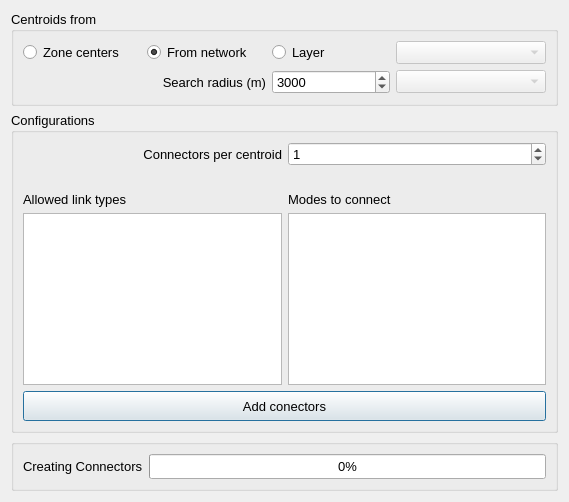
<?xml version="1.0" encoding="UTF-8"?>
<ui version="4.0">
 <class>ui_transponet_construction</class>
 <widget class="QDialog" name="ui_transponet_construction">
  <property name="geometry">
   <rect>
    <x>0</x>
    <y>0</y>
    <width>569</width>
    <height>502</height>
   </rect>
  </property>
  <property name="font">
   <font>
    <pointsize>10</pointsize>
   </font>
  </property>
  <property name="windowTitle">
   <string>AequilibraE - Add zoning layer to project</string>
  </property>
  <layout class="QGridLayout" name="gridLayout_3">
   <item row="0" column="0">
    <widget class="QGroupBox" name="input_box0">
     <property name="title">
      <string>Centroids from</string>
     </property>
     <layout class="QGridLayout" name="gridLayout_4">
      <item row="1" column="4">
       <widget class="QgsFieldComboBox" name="field_box">
        <property name="enabled">
         <bool>false</bool>
        </property>
        <property name="minimumSize">
         <size>
          <width>150</width>
          <height>0</height>
         </size>
        </property>
       </widget>
      </item>
      <item row="0" column="4">
       <widget class="QgsMapLayerComboBox" name="layer_box">
        <property name="enabled">
         <bool>false</bool>
        </property>
        <property name="minimumSize">
         <size>
          <width>150</width>
          <height>0</height>
         </size>
        </property>
       </widget>
      </item>
      <item row="0" column="1">
       <widget class="QRadioButton" name="rdo_network">
        <property name="text">
         <string>From network</string>
        </property>
        <property name="checked">
         <bool>true</bool>
        </property>
       </widget>
      </item>
      <item row="0" column="0">
       <widget class="QRadioButton" name="rdo_zone">
        <property name="text">
         <string>Zone centers</string>
        </property>
       </widget>
      </item>
      <item row="0" column="2">
       <widget class="QRadioButton" name="rdo_layer">
        <property name="text">
         <string>Layer</string>
        </property>
       </widget>
      </item>
      <item row="1" column="2">
       <widget class="QSpinBox" name="sb_radius">
        <property name="minimumSize">
         <size>
          <width>0</width>
          <height>0</height>
         </size>
        </property>
        <property name="maximum">
         <number>1000000</number>
        </property>
        <property name="value">
         <number>3000</number>
        </property>
       </widget>
      </item>
      <item row="1" column="1">
       <widget class="QLabel" name="label_4">
        <property name="layoutDirection">
         <enum>Qt::LeftToRight</enum>
        </property>
        <property name="text">
         <string>Search radius (m)</string>
        </property>
        <property name="alignment">
         <set>Qt::AlignRight|Qt::AlignTrailing|Qt::AlignVCenter</set>
        </property>
       </widget>
      </item>
     </layout>
    </widget>
   </item>
   <item row="1" column="0">
    <widget class="QGroupBox" name="input_box1">
     <property name="title">
      <string>Configurations</string>
     </property>
     <layout class="QGridLayout" name="gridLayout">
      <item row="3" column="0">
       <widget class="QLabel" name="label_2">
        <property name="text">
         <string>Allowed link types</string>
        </property>
       </widget>
      </item>
      <item row="3" column="1">
       <widget class="QLabel" name="label_3">
        <property name="text">
         <string>Modes to connect</string>
        </property>
       </widget>
      </item>
      <item row="4" column="0">
       <widget class="QListWidget" name="lst_link_types">
        <property name="sortingEnabled">
         <bool>true</bool>
        </property>
       </widget>
      </item>
      <item row="4" column="1">
       <widget class="QListWidget" name="lst_modes">
        <property name="sortingEnabled">
         <bool>true</bool>
        </property>
       </widget>
      </item>
      <item row="8" column="0" colspan="2">
       <widget class="QPushButton" name="but_process">
        <property name="minimumSize">
         <size>
          <width>0</width>
          <height>30</height>
         </size>
        </property>
        <property name="font">
         <font>
          <pointsize>10</pointsize>
         </font>
        </property>
        <property name="text">
         <string>Add conectors</string>
        </property>
       </widget>
      </item>
      <item row="2" column="0">
       <spacer name="verticalSpacer">
        <property name="orientation">
         <enum>Qt::Vertical</enum>
        </property>
        <property name="sizeType">
         <enum>QSizePolicy::Fixed</enum>
        </property>
        <property name="sizeHint" stdset="0">
         <size>
          <width>20</width>
          <height>20</height>
         </size>
        </property>
       </spacer>
      </item>
      <item row="0" column="1">
       <widget class="QSpinBox" name="connectors">
        <property name="minimumSize">
         <size>
          <width>0</width>
          <height>0</height>
         </size>
        </property>
        <property name="value">
         <number>1</number>
        </property>
       </widget>
      </item>
      <item row="0" column="0">
       <widget class="QLabel" name="label">
        <property name="layoutDirection">
         <enum>Qt::LeftToRight</enum>
        </property>
        <property name="text">
         <string>Connectors per centroid</string>
        </property>
        <property name="alignment">
         <set>Qt::AlignRight|Qt::AlignTrailing|Qt::AlignVCenter</set>
        </property>
       </widget>
      </item>
     </layout>
    </widget>
   </item>
   <item row="2" column="0">
    <widget class="QGroupBox" name="progress_box">
     <property name="title">
      <string/>
     </property>
     <layout class="QGridLayout" name="gridLayout_2">
      <item row="1" column="0">
       <widget class="QLabel" name="progress_label">
        <property name="sizePolicy">
         <sizepolicy hsizetype="Fixed" vsizetype="Preferred">
          <horstretch>0</horstretch>
          <verstretch>0</verstretch>
         </sizepolicy>
        </property>
        <property name="minimumSize">
         <size>
          <width>100</width>
          <height>25</height>
         </size>
        </property>
        <property name="font">
         <font>
          <pointsize>10</pointsize>
         </font>
        </property>
        <property name="text">
         <string>Creating Connectors</string>
        </property>
       </widget>
      </item>
      <item row="1" column="1">
       <widget class="QProgressBar" name="progressbar">
        <property name="enabled">
         <bool>true</bool>
        </property>
        <property name="minimumSize">
         <size>
          <width>0</width>
          <height>25</height>
         </size>
        </property>
        <property name="palette">
         <palette>
          <active>
           <colorrole role="Highlight">
            <brush brushstyle="SolidPattern">
             <color alpha="255">
              <red>0</red>
              <green>170</green>
              <blue>0</blue>
             </color>
            </brush>
           </colorrole>
          </active>
          <inactive>
           <colorrole role="Highlight">
            <brush brushstyle="SolidPattern">
             <color alpha="255">
              <red>240</red>
              <green>240</green>
              <blue>240</blue>
             </color>
            </brush>
           </colorrole>
          </inactive>
          <disabled>
           <colorrole role="Highlight">
            <brush brushstyle="SolidPattern">
             <color alpha="255">
              <red>51</red>
              <green>153</green>
              <blue>255</blue>
             </color>
            </brush>
           </colorrole>
          </disabled>
         </palette>
        </property>
        <property name="font">
         <font>
          <pointsize>10</pointsize>
         </font>
        </property>
        <property name="value">
         <number>0</number>
        </property>
        <property name="textVisible">
         <bool>true</bool>
        </property>
       </widget>
      </item>
     </layout>
    </widget>
   </item>
  </layout>
 </widget>
 <customwidgets>
  <customwidget>
   <class>QgsFieldComboBox</class>
   <extends>QComboBox</extends>
   <header>qgsfieldcombobox.h</header>
  </customwidget>
  <customwidget>
   <class>QgsMapLayerComboBox</class>
   <extends>QComboBox</extends>
   <header>qgsmaplayercombobox.h</header>
  </customwidget>
 </customwidgets>
 <resources/>
 <connections/>
</ui>
